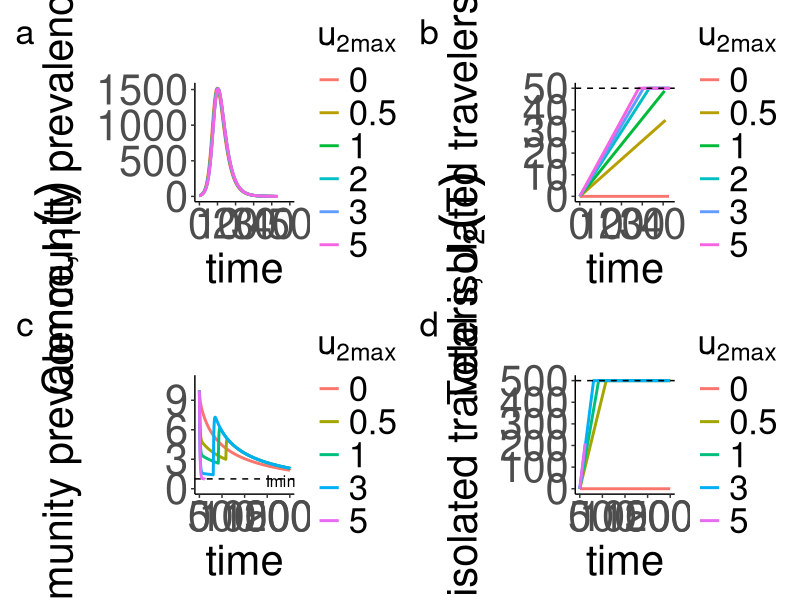

Here is the R script that generated this plot:
## ---- chunk 1


require(deSolve)
require(ggplot2)
require(patchwork)
require(ggpubr)

cols <- c("#999999", "#E69F00", "#56B4E9", "#009E73", "#F0E442", "#0072B2", "#D55E00", "#CC79A7", "#66CC99")

##### Parameters
c <- 1
U2max1 <- 50
U2max <- U2max1
beta <- 0.0002
theta <- 2
mu <- 0.334
T <- 1000
tstart1 <- 0
toff1 <- 100
Imin <- 1


# This is designed to trigger termination of the simulation when I1 < 1
rootfun <- function(t, y, parameters){
  I1 = y[2]
  y1 = Imin - I1 
  return(y1)
}

SI <- function(t, y, parameters) {
  S <- y[1]
  I1 <- y[2]
  I2 <- y[3]
  U2 <- y[4]
  u2<-u2max
    if(U2 > U2max){
    u2 = 0
  }
  
  dS = - beta*S*(I1 + c*I2) 
  dI1 = beta*S*(I1 + c*I2) - mu*I1
  dI2 = theta - 2*mu*I2 - u2*I2
  dU2 = u2*I2
  return(list(c(dS,dI1,dI2,dU2)))
  
}

# Simulation for different values of u2max
u2maxvec <- c(0, 0.5, 1,2,3,5)

DataProb <- NULL
for (u2max in u2maxvec) {
  parameters <- list(u2max = u2max)
  
  out1 <- ode(y = c(S = 5000, I1 = 10, I2 = theta/((2*mu) + u2max), U2 = 0), parms = parameters, times = seq(0,T,.05), func = SI, events = list(func = NULL, root = TRUE, terminalroot = 1), rootfun=rootfun)
  
  
  
  out1 <- data.frame(out1)
  J1 <- cumsum(beta * out1$S * (out1$I1 + c * out1$I2) * diff(c(0, out1$time)))
  u <- rep(0, length(J1))
  u[which(diff(c(out1$U2[1], out1$U2)) * diff(c(0, out1$time)) > 0.001)] <- max(c(out1$I2, out1$iso))
  
  DataProb <- rbind(DataProb, data.frame(out1, u = u, j = J1, u2max = u2max))
}


# run again with low beta
beta <- beta/4
U2max <- 500
T<-2000
u2maxvec = c(0,.5,1, 3,5)

DataProb2 <- NULL
for (u2max in u2maxvec) {
  parameters <- list(u2max = u2max)
  
  out1 <- ode(y = c(S = 5000, I1 = 10, I2 = theta/((2*mu) + u2max), U2 = 0), parms = parameters, times = seq(0,T,.05), func = SI, events = list(func = NULL, root = TRUE, terminalroot = 1), rootfun=rootfun)
  
  
  
  out1 <- data.frame(out1)
  J1 <- cumsum(beta * out1$S * (out1$I1 + c * out1$I2) * diff(c(0, out1$time)))
  u <- rep(0, length(J1))
  u[which(diff(c(out1$U2[1], out1$U2)) * diff(c(0, out1$time)) > 0.001)] <- max(c(out1$I2, out1$iso))
  
  DataProb2 <- rbind(DataProb2, data.frame(out1, u = u, j = J1, u2max = u2max))
}


# Plotting
g.tr <- ggplot(DataProb, aes(x = time, y = I1, color = factor(u2max))) +
  geom_line(size = 1) +
  #ggtitle("Community infections increase initially") + 
  ylab(expression(paste("Community prevalence,", I[1](t)))) + xlim(0, 50) + 
  theme_classic() +
  scale_color_discrete(name = expression(paste(u[2][max]))) +
  #scale_y_continuous(breaks = seq(min(out1$I1)*0, max(out1$I1), by = 200)) +
  #scale_x_continuous(breaks = seq(min(out1$time), max(out1$time), by = 5))
  theme(
  plot.title = element_text(size = 20),       # Title size
  axis.title = element_text(size = 30),       # Axis title size
  axis.text = element_text(size = 30),        # Axis text size
  legend.title = element_text(size = 25),     # Legend title size
  legend.text = element_text(size = 25) )      # Legend text size

g.tr.2 <- ggplot(DataProb2, aes(x = time, y = I1, color = factor(u2max))) +
  geom_hline(aes(yintercept = Imin), color = "black", linetype = "dashed")+
  geom_line(size = 1) +
  #ggtitle("Community infections decrease initially") + 
  ylab(expression(paste("Community prevalence,", I[1](t)))) + 
  theme_classic() +
  ylim(c(0,11))+
  annotate("text", x = 0.9*T, y = 0.75*Imin, label = "Imin", color = "black", size = 4)+
  scale_color_discrete(name = expression(paste(u[2][max]))) + 
  #scale_y_continuous(breaks = seq(min(out1$I1)*0, max(out1$I1), by = 200)) +
  #scale_x_continuous(breaks = seq(min(out1$time), max(out1$time), by = 5))
  theme(
  plot.title = element_text(size = 20),       # Title size
  axis.title = element_text(size = 30),       # Axis title size
  axis.text = element_text(size = 30),        # Axis text size
  legend.title = element_text(size = 25),     # Legend title size
  legend.text = element_text(size = 25) )      # Legend text size

g.U2 <- ggplot(DataProb, aes(x = time, y = U2, color = factor(u2max))) +
  geom_line(size = 1) +
  geom_hline(aes(yintercept = U2max1), color = "black", linetype = "dashed")  +
  annotate("text", x = 15, y = 0.9*U2max1, label = expression(paste(U[2][max])), hjust = -0.1, vjust = -2, color = "black", size = 5) +
  ggtitle(" ") + ylab(expression(paste("Total isolated travelers,", U[2](T))))  + theme_classic() +
  scale_color_discrete(name = expression(paste(u[2][max]))) + 
  #scale_y_continuous(breaks = seq(min(DataProb$U2), max(DataProb$U2), by = 5)) +
  #scale_x_continuous(breaks = seq(min(out1$time), max(out1$time), by = 5))
  theme(
  plot.title = element_text(size = 20),       # Title size
  axis.title = element_text(size = 30),       # Axis title size
  axis.text = element_text(size = 30),        # Axis text size
  legend.title = element_text(size = 25),     # Legend title size
  legend.text = element_text(size = 25) )      # Legend text size

g.U2.2 <- ggplot(DataProb2, aes(x = time, y = U2, color = factor(u2max))) +
  geom_line(size = 1) +
  geom_hline(aes(yintercept = U2max), color = "black", linetype = "dashed")  +
  annotate("text", x = 20, y = U2max, label = expression(paste(U[2][max])), hjust = -0.1, vjust = -0.3, color = "black", size = 5) +
  ggtitle(" ") + ylab(expression(paste("Total isolated travelers,", U[2](T))))  + theme_classic() +
  scale_color_discrete(name = expression(paste(u[2][max]))) +
  #scale_y_continuous(breaks = seq(min(DataProb$U2), max(DataProb$U2), by = 5)) +
  #scale_x_continuous(breaks = seq(min(out1$time), max(out1$time), by = 5))
  theme(
  plot.title = element_text(size = 20),       # Title size
  axis.title = element_text(size = 30),       # Axis title size
  axis.text = element_text(size = 30),        # Axis text size
  legend.title = element_text(size = 25),     # Legend title size
  legend.text = element_text(size = 25) )      # Legend text size

## ---- chunk 2
chap2.prob3 <- g.tr+g.U2+g.tr.2+g.U2.2 + plot_annotation(tag_levels = "a") & theme(plot.tag = element_text(size = 25))

chap2.prob3
